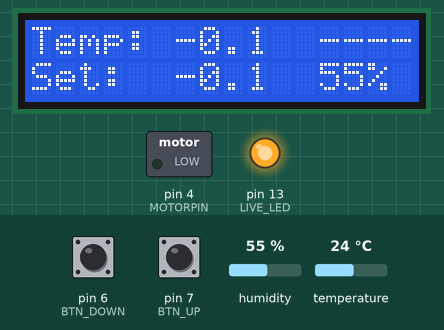
A sketch run on a simulated Arduino Uno, built with avr-gcc and run on an emulated ATmega328P. Shown: 16×2 character LCD, switched loads named in the sketch (green lamp = pin HIGH), output pins drawn as LEDs (lit = HIGH). Dashed ring = blinking. Inputs (shaded band) come from the test bench; at power-on: humidity 55 %, pin 6 (BTN_DOWN) LOW, temperature 24 °C, pin 7 (BTN_UP) LOW. EEPROM starts erased.

Above: at 2.2 s.
2.3 s: humidity set to 22 %
At 5.7 s:
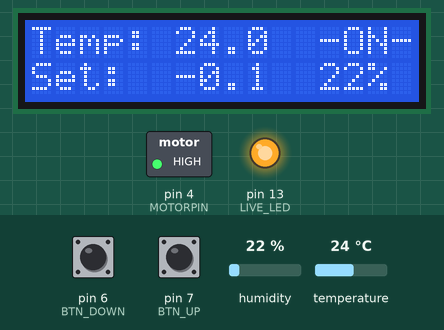
7.9 s: pin 6 (BTN_DOWN) pulled HIGH for 0.7 s
At 8.3 s:
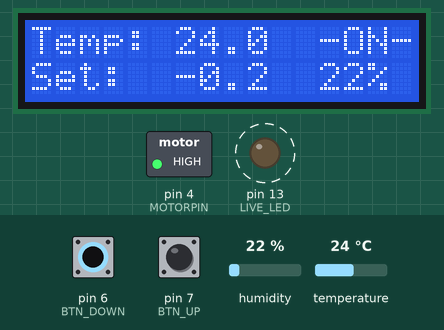
10.1 s: temperature set to 12 °C
At 12.2 s:
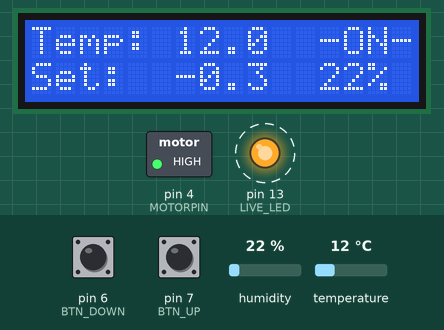
13.2 s: pin 7 (BTN_UP) pulled HIGH for 0.7 s
At 14.3 s:
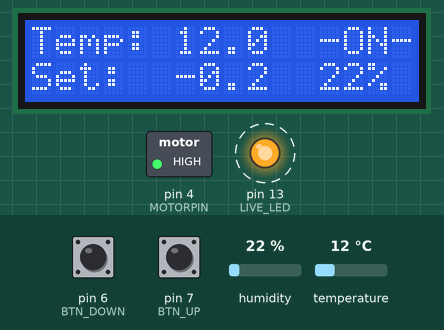
15.4 s: pin 6 (BTN_DOWN) pulled HIGH for 1 s
At 16.5 s:
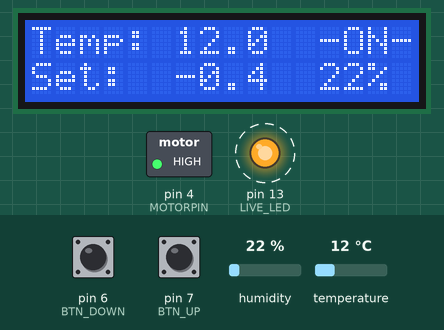
17.9 s: pin 7 (BTN_UP) pulled HIGH for 3.2 s
At 19.7 s:
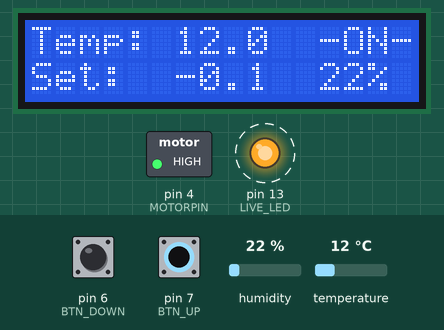
Timing chart, 0 to 23.6 s (numbered marks = the images above; inputs shaded):
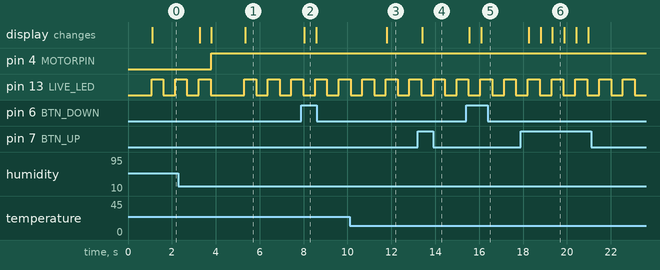

The sketch:

Fridge.ino
```cpp
#include <EEPROM.h>
#include <Wire.h>
#include <LiquidCrystal_I2C.h>
#include <DHT.h>
#include <avr/wdt.h>

//#define DEBUG

// ---------- CONSTANTS -----------
#define DEFAULT_SETPOINT 3.0
#define HYSTERESIS 2.0
#define MAXBUF 32
#define SCANTIME_MS 500

#define MIN_VALID_TEMP_READS 5

#ifndef DEBUG

#define MOTOR_MIN_ON 240      // 120*1000/SCANTIME_MS; 2 min
#define MOTOR_MAX_ON 7200     // 3600*1000/SCANTIME_MS; 60 min
#define MOTOR_MIN_OFF 1200    // 600*1000/SCANTIME_MS; 10 min

#else

#define MOTOR_MIN_ON 5*1000/SCANTIME_MS
#define MOTOR_MAX_ON 30*1000/SCANTIME_MS
#define MOTOR_MIN_OFF 10*1000/SCANTIME_MS
#define tempCorrector 25.0

#endif
// --------------------------------

// ------------ PINS --------------
#define LIVE_LED 13

#define BTN_UP 7
#define BTN_DOWN 6

#define DHTPIN 5
#define MOTORPIN 4
// ---------------------------------

// ------------ SENSORS ------------
// DHT. Temperature sensetivity - 0.1 C
// Connect pin 1 (on the left) of the sensor to +5V
// Connect pin 2 of the sensor to whatever your DHTPIN is
// Connect pin 4 (on the right) of the sensor to GROUND
// Connect a 10K resistor from pin 2 (data) to pin 1 (power) of the sensor
#define DHTTYPE DHT22   // DHT 22  (AM2302)
DHT dht(DHTPIN, DHTTYPE);
// ---------------------------------

LiquidCrystal_I2C lcd(0x3f, 2, 1, 0, 4, 5, 6, 7, 3, POSITIVE);

// Writes temperature setpoint in flash memory in 3 copies.
// Valid range -10.0 .. +10.0 C
void writeSetpoint(float t) {
  if (t < -10.0) t = -10.0;
  if (t > 10.0) t = 10.0;
  char b = round(t * 10.0);
  EEPROM.write(10, b);
  EEPROM.write(20, b);
  EEPROM.write(30, b);
}

// Reads and validates temperature setpoint from flash memory
float readSetpoint() {
  char s1 = EEPROM.read(10);
  char s2 = EEPROM.read(20);
  char s3 = EEPROM.read(30);
  float res = DEFAULT_SETPOINT;
  if (s1 != s2 || s2 != s3 || s1 != s3) {
    writeSetpoint(res);
  } else {
    res = (s1 / 10.0);
    if (res > 10.0 || res < -10.0) {
      res = DEFAULT_SETPOINT;
      writeSetpoint(res);
    }
    return res;
  }
}

char* char_repeat(char* buf, int n, char c) {
  memset(buf, c, n);
  buf[n] = '\0';
  return buf;
}

float setTemp = DEFAULT_SETPOINT;
float currentTemp = DEFAULT_SETPOINT;
float currentHumid = 0.0;
int rest_count = 0;
int cool_count = 0;
int invTemp_count = 0;
boolean liveLed = false;
boolean motor = false;

void updateLCD() {
  static char s[MAXBUF];

  lcd.setCursor(0, 0);
  int tempLen = 12;
  if (isnan(currentTemp)) {
    tempLen -= lcd.print("Temp: -NAN-");
  } else {
    tempLen -= lcd.print("Temp: ");
    tempLen -= lcd.print(currentTemp, 1);
  }
  if (tempLen>0 && tempLen<MAXBUF) {
    lcd.print(char_repeat(s,tempLen,' '));
  }

  lcd.setCursor(12,0);
  if (motor) {
    lcd.print("-ON-");
  } else {
    lcd.print("----");
  }

  lcd.setCursor(0, 1);
  tempLen = 12;
  tempLen -= lcd.print("Set:  ");
  tempLen -= lcd.print(setTemp, 1);
  if (tempLen>0 && tempLen<MAXBUF) {
    lcd.print(char_repeat(s,tempLen,' '));
  }

  lcd.setCursor(12,1);
  if (!isnan(currentHumid)) {
    lcd.print(round(currentHumid)); lcd.print("%   ");
  } else {
    lcd.print("    ");
  }
}

void setup() {
  wdt_disable();

  lcd.begin(16, 2);
  lcd.backlight();
  lcd.clear();
  lcd.print("i2c ok");

  invTemp_count = MIN_VALID_TEMP_READS;

  pinMode(BTN_UP, INPUT);
  pinMode(BTN_DOWN, INPUT);

  pinMode(LIVE_LED, OUTPUT);
  pinMode(MOTORPIN, OUTPUT);
  motor = false;
  digitalWrite(MOTORPIN, motor);

  dht.begin();

  rest_count = MOTOR_MIN_OFF;
  cool_count = 0;

  delay(1000);

#ifdef DEBUG
  Serial.begin(9600);
#endif

  wdt_enable(WDTO_8S);
}

boolean tooWarm() {
  return (currentTemp >= (setTemp + HYSTERESIS));
}

boolean restLongEnough() {
  return (rest_count >= MOTOR_MIN_OFF);
}

boolean tooCold() {
  return (currentTemp <= setTemp); //temp keeps dropping after temp is reached
}

boolean onLongEnough() {
  return (cool_count >= MOTOR_MIN_ON);
}

boolean onTooLong() {
  return (cool_count >= MOTOR_MAX_ON);
}

void loop() {
  liveLed = !liveLed;
  digitalWrite(LIVE_LED, liveLed);

  int upBtn = digitalRead(BTN_UP);
  int downBtn = digitalRead(BTN_DOWN);
  setTemp = readSetpoint();
  currentTemp = setTemp;

  if (upBtn > 0) {
    setTemp += 0.1;
    writeSetpoint(setTemp);
  }
  if (downBtn > 0) {
    setTemp -= 0.1;
    writeSetpoint(setTemp);
  }

  float t = dht.readTemperature();
  currentHumid = dht.readHumidity();
  if (isnan(t)) {
    invTemp_count = MIN_VALID_TEMP_READS;
  } else {
    if (invTemp_count == 0) {
#ifndef DEBUG
      currentTemp = t;
#else
      currentTemp = t - tempCorrector;
#endif
    } else {
      invTemp_count--;
    }
  }

  updateLCD();

  wdt_reset();

  if (motor == false) {
    if (tooWarm() && restLongEnough() && (invTemp_count == 0)) {
      //turn fridge on after temp has risen and waiting for compressor to cool down
      motor = true;
      digitalWrite(MOTORPIN, motor);
      delay(1000);
      cool_count = 0;
    }
    rest_count++;
  } else { //fridge status is COOLING

    if (onTooLong() || (onLongEnough() && tooCold()))
    {
      //turn the fridge off if its cool enough or compressor on too long
      motor = false;
      digitalWrite(MOTORPIN, motor);
      delay(1000);
      rest_count = 0;
    }
    cool_count++;
  }

  delay(SCANTIME_MS);

  wdt_reset();
}
```

Measured:
- after the input at 7.9 s, the display: changes after 0.12 s (image 2)
- after the input at 10.1 s, the display: changes after 1.7 s (image 3)
- after the input at 13.2 s, the display: changes after 0.20 s (image 4)
- after the input at 15.4 s, the display: first changes after 0.15 s (image 5 shows a later state)
- after the input at 17.9 s, the display: first changes after 0.36 s (image 6 shows a later state)
- by itself, pin 13 (LIVE_LED): alternates HIGH for 0.54 s and LOW for 0.54 s
- what the display in image 2 shows lasts 0.6 s, from 8.0 s to 8.6 s
